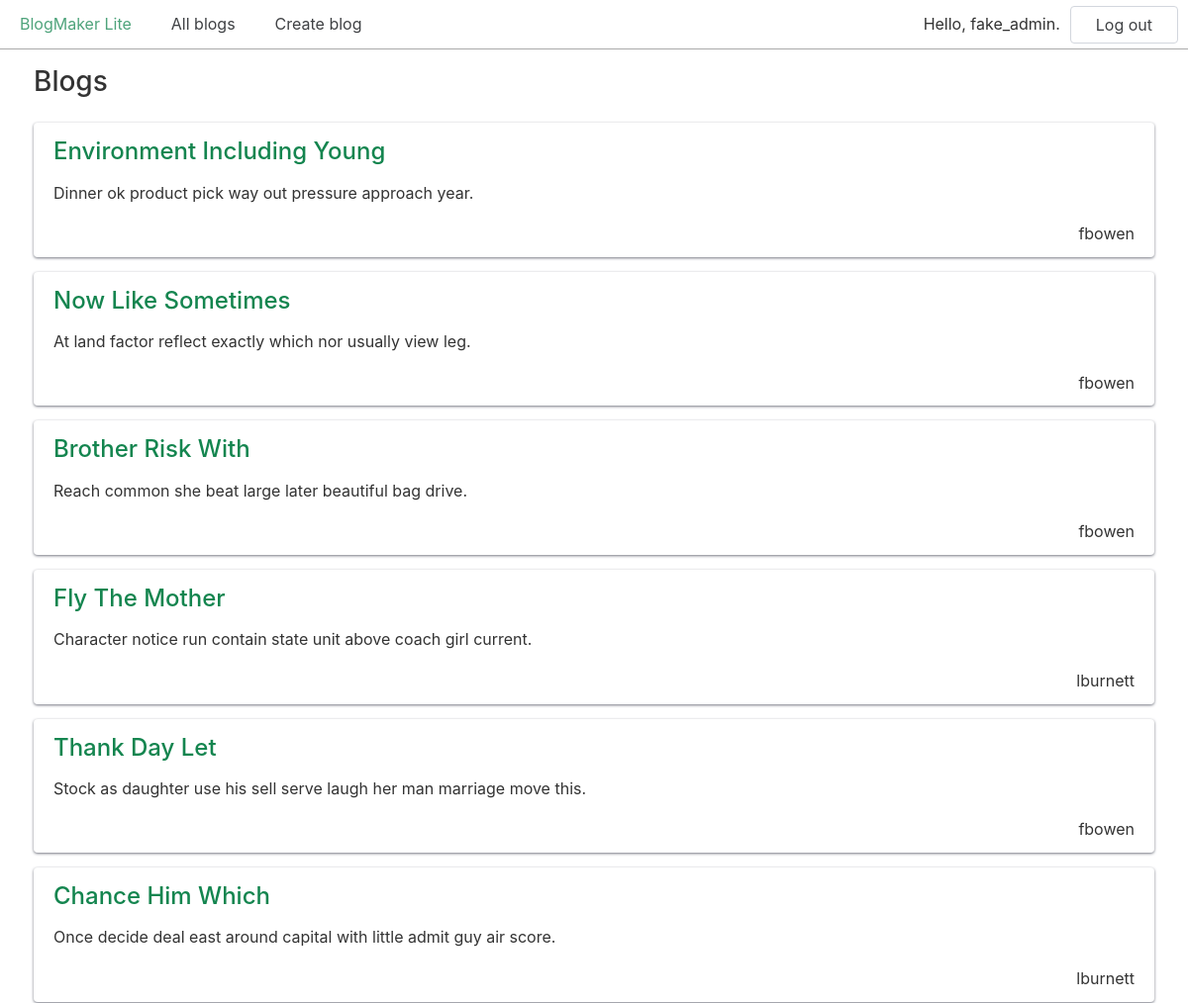
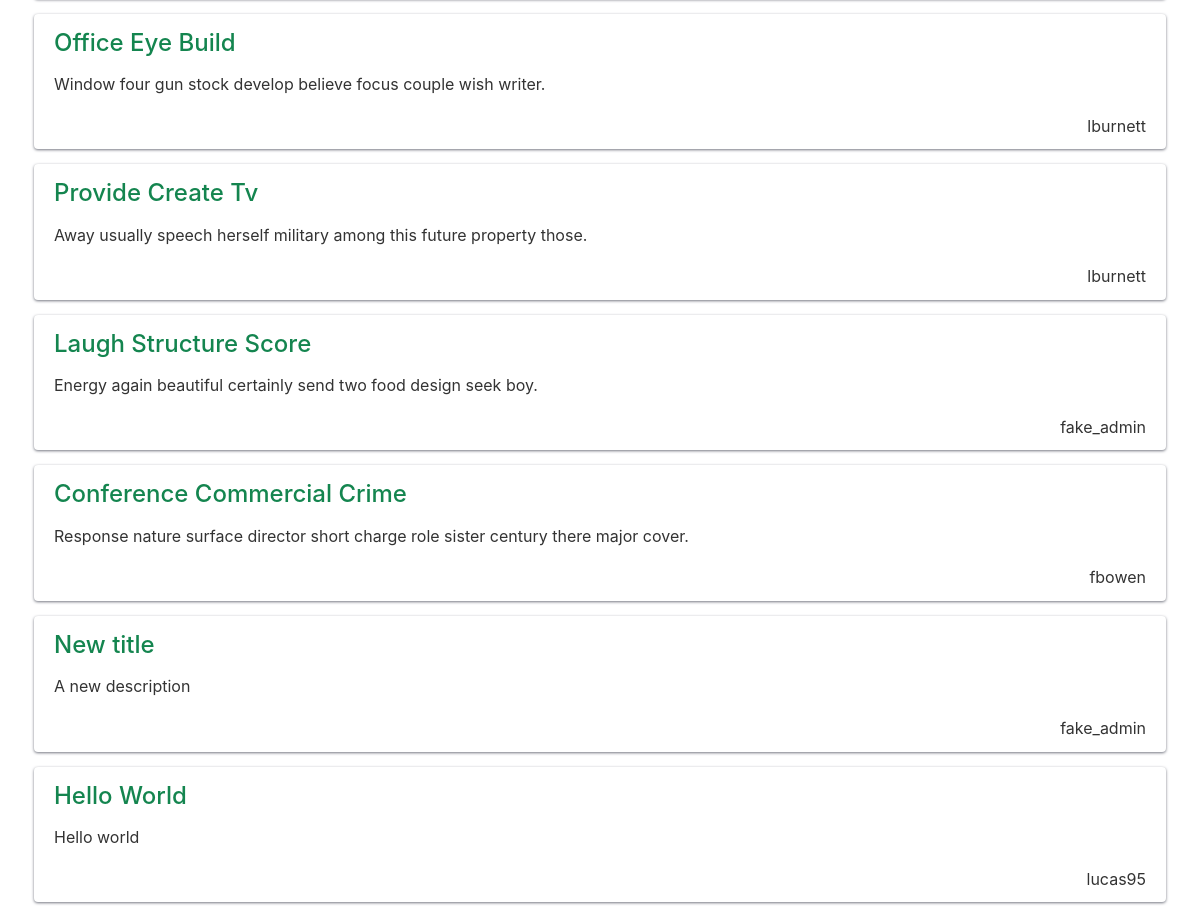
/blogs/ (signed in), run on the app's committed database (2 pictures, top to bottom).
### blogs/models.py (models this page shows, shortened)
class Blog(models.Model):
    title = models.CharField(max_length=200)
    description = models.TextField()
    date_added = models.DateTimeField(auto_now_add=True)
    owner = models.ForeignKey(User, on_delete=models.CASCADE)

### blogs/views.py (the view)
# urls.py: path("", include("blogs.urls")),
def blogs(request):
    all_blogs = Blog.objects.all()
    context = {"blogs": all_blogs}
    return render(request, "blogs/blogs.html", context)

### blogs/templates/blogs/blogs.html
{% extends "blogs/base.html" %}
{% block content %}
  <h2>Blogs</h2>
  {% for blog in blogs %}
    <div class="card">
      <header>
        <h3>
          <a href="{% url 'blogs:blog' blog.id %}">{{ blog.title }}</a>
        </h3>
      </header>
      <p>{{ blog.description }}</p>
      <p class="text-right">{{ blog.owner.username }}</p>
    </div>
  {% empty %}
    <h3>No blogs have been added yet.</h3>
  {% endfor %}
{% endblock content %}

### blogs/templates/blogs/base.html (shortened to what this page needs)
{% load static %}
<!doctype html>
<html lang="en-US">
  <head>
    <link href="{% static 'chota.css' %}" rel="stylesheet" type="text/css">
    <link href="{% static 'custom.css' %}" rel="stylesheet" type="text/css">
  </head>
  <body>
    <nav class="nav">
      <div class="nav-left">
        <a class="active" href="{% url 'blogs:index' %}">BlogMaker Lite</a>
        <a href="{% url 'blogs:blogs' %}">All blogs</a>
        {% if user.is_authenticated %}
          <a href="{% url 'blogs:new_blog' %}">Create blog</a>
        {% endif %}
      </div>
      <div class="nav-right">
        {% if user.is_authenticated %}
          <span class="is-vertical-align">
            Hello, {{ user.username }}.</span>
          <form action="{% url 'accounts:logout' %}" method="post"
              class="is-vertical-align">
            <button class="button outline">Log out</button>
          </form>
        {% else %}
          <a href="{% url 'accounts:login' %}">Log in</a>
          <a href="{% url 'accounts:register' %}">Register</a>
        {% endif %}
      </div>
    </nav>
    <div class="container">
      {% block content %}{% endblock content %}
    </div>
  </body>
</html>

### css/chota.css (style rules this page uses)
:root { --bg-color: #fff; --bg-secondary-color: #f3f3f6; --color-primary: #14854f; --color-lightGrey: #d2d6dd; --color-grey: #747681; --color-darkGrey: #3f4144; --color-error: #d43939; --color-success: #28bd14; --grid-maxWidth: 120rem; --grid-gutter: 2rem; --font-size: 1.6rem; --font-color: #333; --font-family-sans: -apple-system, "BlinkMacSystemFont", "Avenir", "Avenir Next", "Segoe UI", "Roboto", "Oxygen", "Ubuntu", "Cantarell", "Fira Sans", "Droid Sans", "Helvetica Neue", sans-serif; --font-family-mono: monaco, "Consolas", "Lucida Console", monospace; }
html { -webkit-box-sizing: border-box; box-sizing: border-box; font-size: 62.5%; line-height: 1.15; -webkit-text-size-adjust: 100%; -moz-text-size-adjust: 100%; -ms-text-size-adjust: 100%; text-size-adjust: 100%; }
*, *::before, *::after { -webkit-box-sizing: inherit; box-sizing: inherit; }
body { background-color: var(--bg-color); line-height: 1.6; font-size: var(--font-size); color: var(--font-color); font-family: "Segoe UI", "Helvetica Neue", sans-serif; font-family: var(--font-family-sans); margin: 0; padding: 0; }
h1, h2, h3, h4, h5, h6 { font-weight: 500; margin: 0.35em 0 0.7em; }
h2 { font-size: 1.75em; }
h3 { font-size: 1.5em; }
a { color: var(--color-primary); text-decoration: none; }
button { font-family: inherit; }
p { margin-top: 0; }
.container { max-width: var(--grid-maxWidth); margin: 0 auto; width: 96%; padding: 0 calc(var(--grid-gutter) / 2); }
.button, [type="button"], [type="reset"], [type="submit"], button { padding: 1rem 2.5rem; color: var(--color-darkGrey); background: var(--color-lightGrey); border-radius: 4px; border: 1px solid transparent; font-size: var(--font-size); line-height: 1; text-align: center; -webkit-transition: opacity 0.2s ease; transition: opacity 0.2s ease; text-decoration: none; -webkit-transform: scale(1); transform: scale(1); display: inline-block; cursor: pointer; }
.button.outline { background-color: transparent; border-color: var(--color-lightGrey); }
::placeholder { color: #bdbfc4; }
.nav { display: -webkit-box; display: -ms-flexbox; display: flex; min-height: 5rem; -webkit-box-align: stretch; -ms-flex-align: stretch; align-items: stretch; }
.nav-center, .nav-left, .nav-right { display: -webkit-box; display: -ms-flexbox; display: flex; -webkit-box-flex: 1; -ms-flex: 1; flex: 1; }
.nav-left { -webkit-box-pack: start; -ms-flex-pack: start; justify-content: flex-start; }
.nav-right { -webkit-box-pack: end; -ms-flex-pack: end; justify-content: flex-end; }
.nav a, .nav .brand { text-decoration: none; display: -webkit-box; display: -ms-flexbox; display: flex; -webkit-box-align: center; -ms-flex-align: center; align-items: center; padding: 1rem 2rem; color: var(--color-darkGrey); }
.nav [aria-current="page"]:not(.button), .nav .active:not(.button) { color: #000; color: var(--color-primary); }
.nav .button { margin: auto 1rem; }
.card { padding: 1rem 2rem; border-radius: 4px; background: var(--bg-color); -webkit-box-shadow: 0 1px 3px var(--color-grey); box-shadow: 0 1px 3px var(--color-grey); }
.card p:last-child { margin: 0; }
.card header > * { margin-top: 0; margin-bottom: 1rem; }
.text-right { text-align: right; }
.is-vertical-align { display: -webkit-box; display: -ms-flexbox; display: flex; -webkit-box-align: center; -ms-flex-align: center; align-items: center; }

### css/custom.css (style rules this page uses)
.nav { border-bottom: 1px solid #aaa; }
.card { margin-bottom: 15px; }

### data on the page
Blog: title "Environment Including Young", description "Dinner ok product pick way out pressure approach year.", owner.username "fbowen"
Blog: title "Now Like Sometimes", description "At land factor reflect exactly which nor usually view leg.", owner.username "fbowen"
Blog: title "Brother Risk With", description "Reach common she beat large later beautiful bag drive.", owner.username "fbowen"
Blog: title "Fly The Mother", description "Character notice run contain state unit above coach girl current.", owner.username "lburnett"
Blog: title "Thank Day Let", description "Stock as daughter use his sell serve laugh her man marriage move this.", owner.username "fbowen"
Blog: title "Chance Him Which", description "Once decide deal east around capital with little admit guy air score.", owner.username "lburnett"
Blog: title "Office Eye Build", description "Window four gun stock develop believe focus couple wish writer.", owner.username "lburnett"
Blog: title "Provide Create Tv", description "Away usually speech herself military among this future property those.", owner.username "lburnett"
Blog: title "Laugh Structure Score", description "Energy again beautiful certainly send two food design seek boy.", owner.username "fake_admin"
Blog: title "Conference Commercial Crime", description "Response nature surface director short charge role sister century there major cover.", owner.username "fbowen"
Blog: title "New title", description "A new description", owner.username "fake_admin"
Blog: title "Hello World", description "Hello world", owner.username "lucas95"

### other printed values
{{ user.username }} "fake_admin"
